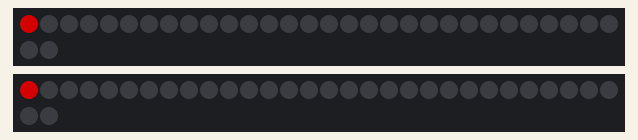
This sketch was run on a simulated Arduino Uno, built with avr-gcc and run on an emulated ATmega328P. Parts: 2 × 32 RGB LEDs in strip order, left to right, continuing on the next row. Dim RGB values are drawn brighter than linear.

Above: at 0.01 s.
At 3.29 s:
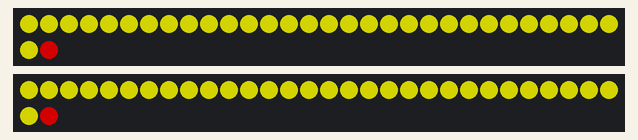
At 9.95 s:
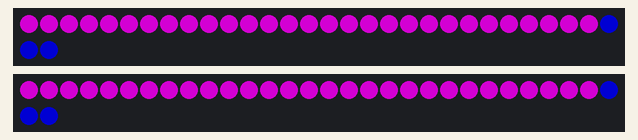
At 19.89 s:
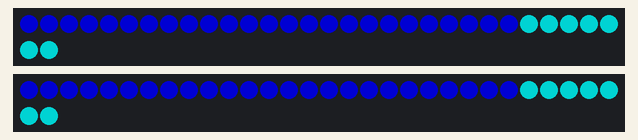
At 29.83 s:
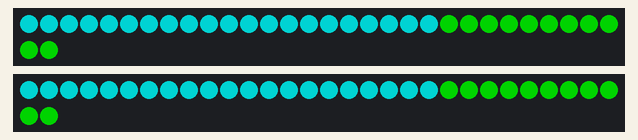
At 39.87 s:
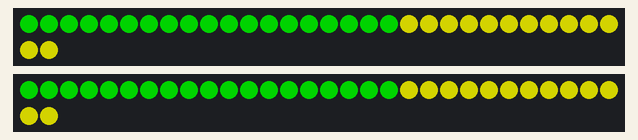

The sketch:

hemisphereTest.ino
```cpp
#include <Adafruit_NeoPixel.h>

// Pin definitions
#define ACCEL_INT 2
#define MODE_INT 3
#define LED 4
#define TOP 7
#define BOTTOM 8
#define BATT_STAT 10

// Settings
#define nLEDs 32
#define BRIGHTNESS 125

Adafruit_NeoPixel topStrip = Adafruit_NeoPixel(nLEDs, TOP, NEO_GRB + NEO_KHZ800);
Adafruit_NeoPixel bottomStrip = Adafruit_NeoPixel(nLEDs, BOTTOM, NEO_GRB + NEO_KHZ800);

void setup() {
  topStrip.begin();
  bottomStrip.begin();
  topStrip.show();
  bottomStrip.show();
  topStrip.setBrightness(BRIGHTNESS);
  bottomStrip.setBrightness(BRIGHTNESS);
}

void loop() {
  colorWipe(topStrip.Color(255, 0, 0), 50);
  colorWipe(topStrip.Color(255, 255, 0), 50);
  colorWipe(topStrip.Color(0, 255, 0), 50);
  colorWipe(topStrip.Color(0, 255, 255), 50);
  colorWipe(topStrip.Color(0, 0, 255), 50);
  colorWipe(topStrip.Color(255, 0, 255), 50);
  colorWipe(topStrip.Color(255, 255, 255), 50);
}

// Fill the dots one after the other with a color
void colorWipe(uint32_t c, uint8_t wait) {
  for (uint16_t i = 0; i < nLEDs; i++) {
    topStrip.setPixelColor(i, c);
    bottomStrip.setPixelColor(i, c);
    topStrip.show();
    bottomStrip.show();
    delay(wait);
  }
}
```
